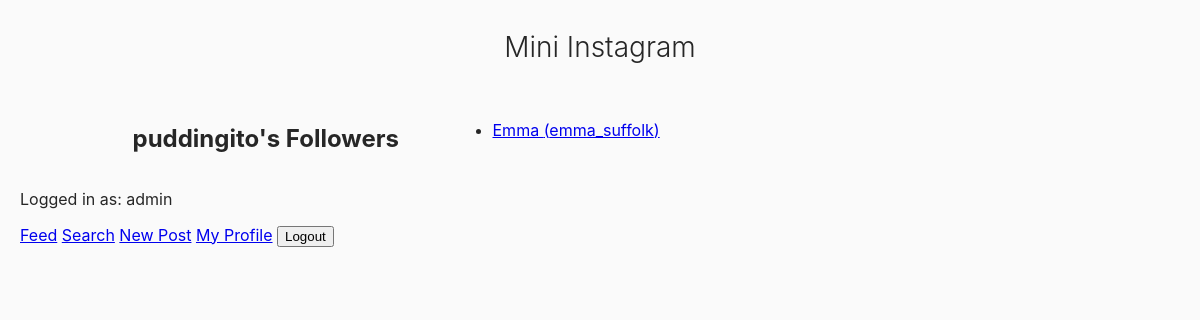
The app's page /mini_insta/profile/4/followers (signed in) with its own data.
### mini_insta/models.py (models this page shows, shortened)
class Profile(models.Model):
    username = models.TextField(blank=True)
    display_name = models.TextField(blank=True)
    profile_image_url = models.URLField(blank=True)
    bio_text = models.TextField(blank=True)
    join_date = models.DateTimeField(auto_now=True)
    user = models.ForeignKey(User, on_delete=models.CASCADE)
    def get_followers(self):
        follows = Follow.objects.filter(profile=self)
        return [f.follower_profile for f in follows]

### mini_insta/views.py (the view)
# urls.py: path('profile/<int:pk>/followers', ShowFollowersDetailView.as_view(), name='show_followers'),
class ShowFollowersDetailView(DetailView):
     model = Profile
     template_name = 'mini_insta/show_followers.html'
     context_object_name = 'profile'

### mini_insta/templates/mini_insta/show_followers.html
{% extends 'mini_insta/base.html' %}
{% block content %}
<main class="grid-container">
    <h2>{{ profile.username }}'s Followers</h2>
    <ul>
    {% for follower in profile.get_followers %}
        <li>
            <a href="{% url 'profile' follower.pk %}">
                {{ follower.display_name }} ({{ follower.username }})
            </a>
        </li>
    {% empty %}
        <p>This user has no followers yet.</p>
    {% endfor %}
    </ul>
</main>
{% endblock %}

### mini_insta/templates/mini_insta/base.html (shortened to what this page needs)
{% load static %}
<html>
    <head>
        <link rel="stylesheet" href="{% static 'mini_insta_style.css' %}">
    </head>
    <body>
        <header>
            <h1>Mini Instagram</h1>
        </header>
    {% block content %}
    {% endblock %}
    <footer>
        {% if request.user.is_authenticated %}
        <p>Logged in as: {{ request.user.username }}</p>
        <a href="{% url 'show_feed' %}">Feed</a>
        <a href="{% url 'search' %}">Search</a>
        <a href="{% url 'create_post' %}">New Post</a>
        <a href="{% url 'profile' %}">My Profile</a>
        <form action="{% url 'logout' %}" method="POST" style="display: inline;">
        <button type="submit">Logout</button>
        </form>
        {% else %}
        <p>Not logged in</p>
        <a href="{% url 'show_all' %}">Home</a>
        <a href="{% url 'login' %}">Log In</a>
        <a href="{% url 'create_profile' %}">Register</a>
        {% endif %}
    </footer>
    </body>
</html>

### static/mini_insta_style.css (style rules this page uses)
body { font-family: -apple-system, BlinkMacSystemFont, "Segoe UI", Roboto, Helvetica, Arial, sans-serif; background-color: #fafafa; color: #262626; margin: 0; padding: 30px 20px; }
h1 { text-align: center; font-weight: 300; margin-bottom: 40px; font-size: 28px; }
.grid-container { display: grid; grid-template-columns: repeat(auto-fill, minmax(220px, 1fr)); gap: 25px; max-width: 935px; margin: 0 auto; }

### records on screen
Profile: username "puddingito"
Profile: display_name "Emma", username "emma_suffolk"

### other values on screen
{{ request.user.username }} "admin"
